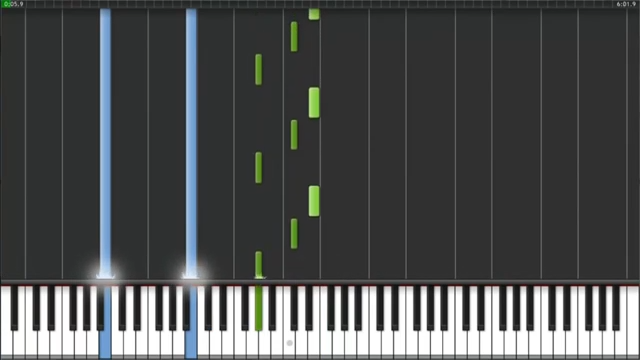
#> input picture src/images/IMG_fully_vertical.png, 640 x 360 px, found by its file name
$ jupyter execute --allow-errors 'brian'"'"'s testing corner.ipynb'   (older library calls are emulated)
#> lines starting #> are read from the running program, lines starting #| are printed output that depends on the picture; after the words box and inside, x2 and y2 are one past the last pixel; in counts of white or black regions, pixels touching at a corner belong together
## Imports

Statistics and image processing

[cell 1]
import cv2
import numpy as np
from matplotlib import pyplot as plt
import statistics
import mahotas
import bisect
import imutils

Constants

[cell 2]
import constant

Video processing tools

[cell 3]
from __future__ import unicode_literals
import youtube_dl
import os            # Folder paths
import sys           # Exit function
import glob          # Folder searching

from moviepy.editor import VideoFileClip  # Video processing - speeding up
import moviepy.video.fx.all as vfx

## Video/image processing functions

[cell 4]
# [42 lines left out: functions displayImage, displayCentroid, not called in this run]

def thresholdImage(grayscale_image, th1 = 90, th2 = 150, thresh_type = cv2.THRESH_BINARY):
    _, threshed_img = cv2.threshold(grayscale_image, th1, th2, thresh_type)
    return threshed_img

Detect keys, given a binarized image.

[cell 5]
# [169 lines left out: functions getConnectedComponents, getKeyStats, displayDetectedKeys, findKeys, getBlurredImage, segmentWhiteNotes and 3 more, not called in this run]

## Other functions

[cell 6]
# [91 lines left out: functions getNextNote, getKeyPressed, not called in this run]

# User-defined classes

[cell 7]
# Note
class Note:
    # Provide an x and y coordinate for the note
    def __init__(self, x, y):
        self.centroid_x = x
        self.centroid_y = y

[cell 8]
class IncorrectNumberOfKeysException(Exception):
    pass

class Keyboard:
    def __init__(self, showAnimations = False):
        self.showAnimations = showAnimations

    def detectKeys(self, image = None):
        self.readKeyboard(image)
        self._detectKeys()

    # [147 lines left out: functions readKeyboard, thresholdKeyboard, getPianoCoordinateRange, _detectKeys, detectBlackKeys, detectWhiteKeys and 2 more, not called in this run]

    def blackNextToBlack(self, currentKey, nextKey):
        return len(currentKey)>2 and len(nextKey)>2

    def getKeyboardImage(self):
        return self.keyboard_images

    def getThresholdedKeyboard(self):
        return self.thresholded_keyboard

    def getKeys(self):
        return self.keys

    def getMedianKeyWidth(self):
        return self.black_key_width, self.white_key_width

    def getKeyboardRange(self):
        return self.top_of_piano, self.bottom_of_piano

    def isKeyboardDetected(self):
        return len(self.black_keys) == 36 and len(self.white_keys) == 52

[cell 9]
class VideoReadException(Exception):
    pass

class VideoDownloader:
    def __init__(self, youtubeURL):
        self.youtubeURL = youtubeURL

    # For downloading YouTube videos
    # [32 lines left out: functions my_hook, clear_previous, downloadYouTube, not called in this run]

# 0. Current working directory

[cell 10]
import os
currwd = os.getcwd()
root = currwd[0:currwd.find('testing')]

# 1. Download a video

First, we download a video.

[cell 11]
url = "https://www.youtube.com/watch?v=gHKcUAMU2Lg"
videoDownloader = VideoDownloader(url)
# videoDownloader.downloadYouTube(path = root + "videos\\video_to_process.%(ext)s")

## 2. Detect keys

Using this video, cycle through the frames and pass that into the Keyboard class until we detect 36 black keys and 52 white keys.

[cell 12]
# Once we have a video downloaded
class VideoProcessor:
    def __init__(self, pathToVideo):
        self.path = pathToVideo

    def calcKeyboardPosition(self):
        keyboard = Keyboard(showAnimations = False)
        vtp = glob.glob(self.path)
        if vtp:
            camera = cv2.VideoCapture(vtp[0])
            frames = camera.get(cv2.CAP_PROP_FRAME_COUNT)

            isKeyboardDetected = False
            frameCounter = 0

            while (not isKeyboardDetected) or (frameCounter < frames):
                camera.set(cv2.CAP_PROP_POS_FRAMES, frameCounter)
                res, frame = camera.read()
                try:
                    keyboard.detectKeys(frame)
                    isKeyboardDetected = keyboard.isKeyboardDetected()
                    break
                except IncorrectNumberOfKeysException as error:
                    frameCounter += round(frames / 500.0) * 500.0

            if (not isKeyboardDetected) or (frameCounter > frames):
                raise IncorrectNumberOfKeysException('The keys could not be read in this video!')
            else:
# [4 lines of commented-out code are left out]
                self.keyboard = keyboard
        else:
            raise VideoReadException('Video could not be read!')


    def getKeyboard(self):
        return self.keyboard

[cell 13]
videoProcessor = VideoProcessor(pathToVideo = root + "videos\\video_to_process*")
#> (the rest of this cell did not finish here and is left out)

# 3. Do it on a video

Assume we have a frame that we are reading in

[cell 14]
path = pathToVideo = root + "videos\\video_to_process*"
vtp = glob.glob(path)
if vtp:
    camera = cv2.VideoCapture(vtp[0])
    frames = camera.get(cv2.CAP_PROP_FRAME_COUNT)

    isKeyboardDetected = False
    frameCounter = 1400

    camera.set(cv2.CAP_PROP_POS_FRAMES, frameCounter)
    res, frame = camera.read()

    plt.imshow(frame)

#> (the rest of this cell did not finish here and is left out)

Crop the image to:
1. Remove the keyboard itself
2. Remove the bloom effect at the bottom of the keys once they hit the keyboard

#> (a cell that did not finish here is left out)

Given a cropped image, we should run connected components

#> (a cell that did not finish here is left out)

# 4.1 Scenario Testing - Notes are FULLY vertical

[cell 17]
#sample piano image from youtube
img_notes = cv2.imread(root + "images\IMG_fully_vertical.png")
#> img_notes is the input picture: shape (360, 640, 3); mean B, G, R 79.9, 79.8, 77.6

#converting to gray
gray_notes = cv2.cvtColor(img_notes, cv2.COLOR_BGR2GRAY)
img_notes_rgb = cv2.cvtColor(img_notes, cv2.COLOR_BGR2RGB)

plt.figure(figsize=(10,10))
plt.imshow(img_notes_rgb)
plt.axis('off')
plt.show()

*y_cord[1]* is the position of the top of the keyboard. We calculated this using **half** the original image, so we need to add this back in.

# I added it back paps =3

[cell 18]
#Cropped
y_cord = [0, 110]
top_keys_index = y_cord[1] + img_notes.shape[0]//2
#> top_keys_index = 290
crop_img_notes = img_notes[20:(int(top_keys_index)-30)] #Crop the top 20 pixels and bottom 30
crop_img_notes_gray = cv2.cvtColor(crop_img_notes, cv2.COLOR_BGR2GRAY)

plt.figure(figsize=(10,10))
# plt.axis('off')
plt.imshow(crop_img_notes)

Identify notes.

[cell 19]
crop_img_notes_gray = cv2.cvtColor(crop_img_notes, cv2.COLOR_BGR2GRAY)
# # k = 3
# # blurred = cv2.GaussianBlur(crop_img_notes_gray, (k,k), 0)

# #Using standard threshold to create contrast between white/black keys
# _, th_notes = cv2.threshold(blurred, 90, 150, cv2.THRESH_BINARY)

# _, th_notes = cv2.threshold(crop_img_notes_gray, 90, 150, cv2.THRESH_BINARY)

plt.figure(figsize=(10,10))
plt.axis('off')
plt.imshow(crop_img_notes_gray, cmap = "gray")
plt.show()

[cell 20]
# [9 lines of commented-out code are left out]

# 4.1a - Iterating on Contours
If we have a rectangle that spans the whole screen - the caps are not detected. We need to create our **own** caps. This method uses Canny-edge detection up front.

[cell 21]
# [28 lines of commented-out code are left out]

For the contours with a width < 90%(?) of our calculated black key width. We extract and figure out what's going on.

[cell 22]
# flat_list = [item for sublist in problem[3] for item in sublist]
# flat_list = [item for sublist in flat_list for item in sublist]
# # flat_list[::2]

[cell 23]
# [9 lines of commented-out code are left out]

[cell 24]
# edged[1,99:110] = 255
# edged[-2, 185:196] = 255

# 4.1a Key Detection

[cell 25]
# [47 lines of commented-out code are left out]

# 4.1b - Can just use connected components

[cell 26]
k = 3
blurred = cv2.GaussianBlur(crop_img_notes_gray, (k,k), 0)

#Using standard threshold to create contrast between white/black keys
_, th_notes = cv2.threshold(blurred, 90, 150, cv2.THRESH_BINARY)
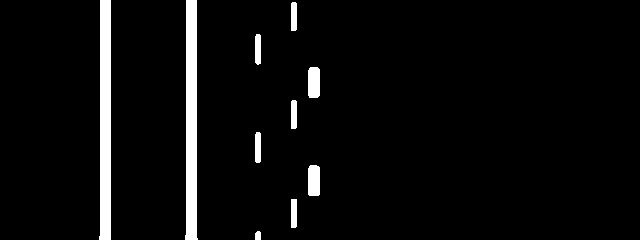
#> th_notes: shape (240, 640); values 0 (black) and 150 (white), 4.5% white; 10 white regions, largest, box (x1, y1, x2, y2) and area: (185, 0, 198, 240) 2647, (99, 0, 111, 240) 2644, (308, 165, 320, 196) 362

plt.figure(figsize=(10,10))
plt.axis('off')
plt.imshow(th_notes, cmap = "gray")
plt.show()

[cell 27]
#####################################################################################
####### using connected component detection algorithm to separate all the black notes
connectivity = 8
output = cv2.connectedComponentsWithStats(th_notes, connectivity, cv2.CV_32S)
num_labels = output[0]
#> num_labels = 11
labels = output[1]
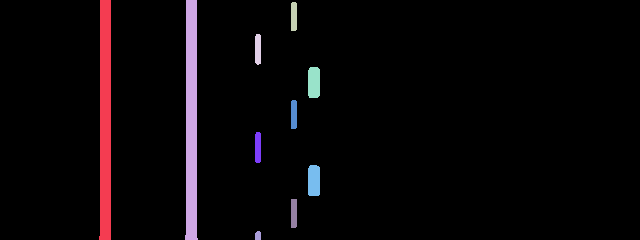
#> labels: shape (240, 640) int32; 11 distinct labels, from 0 to 10; one colour per label, 0 black
stats = output[2]
#> stats = [[0, 0, 640, 240, 146663], [99, 0, 12, 240, 2644], [185, 0, 13, 240, 2647], [291, 2, 6, 29, 171], [255, 34, 6, 31, 178], [308, 67, 12, 31, 360], [291, 100, 6, 29, 171], [255, 132, 6, 31, 181], [308, 165, 12, 31, 362], [291, 199, 6, 29, 173], [255, 231, 6, 9, 50]]
centroids = output[3]
#> centroids = [[326, 119.5], [105, 119.7], [191, 119.8], [293.5, 16.08], [257.5, 48.83], [313.5, 82.08], [293.5, 114.1], [257.5, 147.1], [313.5, 180.2], [293.5, 212.9], [257.6, 235.3]]

final_labels = []
note_list = [] #creating a list of all the relavent notes.


output = img_notes_rgb.copy()
font = cv2.FONT_HERSHEY_SIMPLEX

#For loop only used for displaying
#> (the rest of this cell did not finish here and is left out)

# 4.2 Scenario Testing - Notes are VERY close

[cell 28]
# [10 lines of commented-out code are left out]

[cell 29]
# [6 lines of commented-out code are left out]

We only need to use connected components.

[cell 30]
# [9 lines of commented-out code are left out]

[cell 31]
# [43 lines of commented-out code are left out]

# 4.3 Scenario Testing - Notes ARE connected

[cell 32]
#sample piano image from youtube
img_notes = cv2.imread(root + "images\IMG_connected_white_black.png")
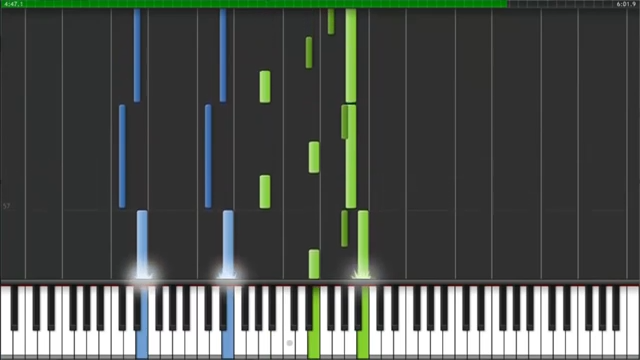
#> input picture src/images/IMG_connected_white_black.png, 640 x 360 px, found by its file name
#> img_notes is the input picture: shape (360, 640, 3); mean B, G, R 77.6, 81.5, 77

#converting to gray
gray_notes = cv2.cvtColor(img_notes, cv2.COLOR_BGR2GRAY)
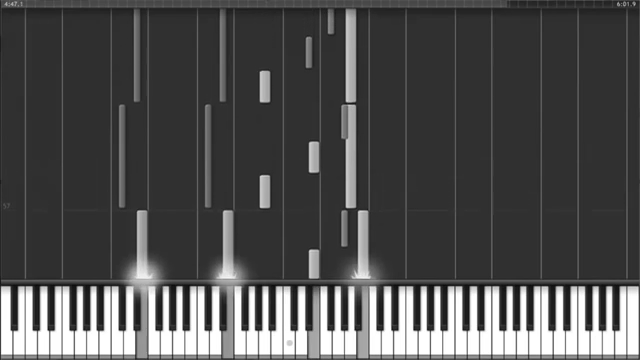
#> gray_notes: shape (360, 640); min 10, max 255, mean 79.7
img_notes_rgb = cv2.cvtColor(img_notes, cv2.COLOR_BGR2RGB)

plt.figure(figsize=(10,10))
plt.imshow(img_notes_rgb)
plt.axis('off')
plt.show()

[cell 33]
#Cropped
top_keys_index = y_cord[1] + img_notes.shape[0]//2
crop_img_notes = img_notes[20:(int(top_keys_index)-30)] #Crop the top 20 pixels and bottom 30
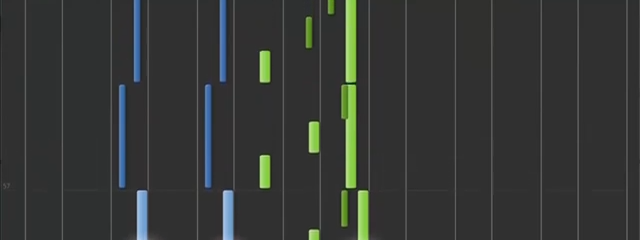
#> crop_img_notes: shape (240, 640, 3); mean B, G, R 53.3, 55.3, 52.5
crop_img_notes_gray = cv2.cvtColor(crop_img_notes, cv2.COLOR_BGR2GRAY)
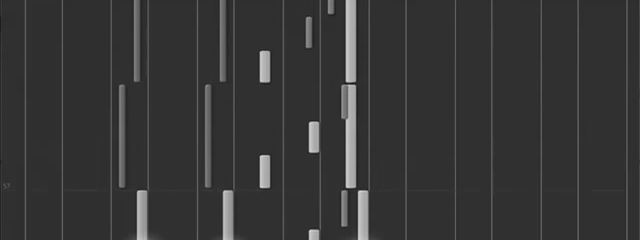
#> crop_img_notes_gray: shape (240, 640); min 22, max 214, mean 54.2

plt.figure(figsize=(10,10))
plt.axis('off')
plt.imshow(crop_img_notes)

[cell 34]
k = 3
blurred = cv2.GaussianBlur(crop_img_notes_gray, (k,k), 0)

#Using standard threshold to create contrast between white/black keys
_, th_notes = cv2.threshold(blurred, 90, 150, cv2.THRESH_BINARY)
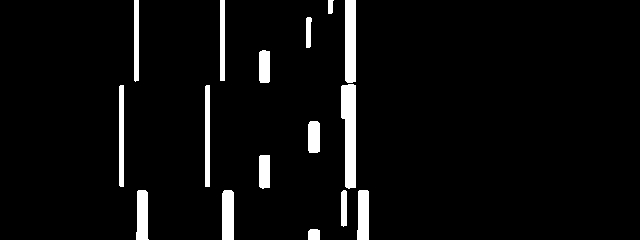
#> th_notes: shape (240, 640); values 0 (black) and 150 (white), 4.8% white; 16 white regions, largest, box (x1, y1, x2, y2) and area: (341, 84, 356, 189) 1274, (345, 0, 356, 83) 907, (222, 190, 234, 240) 593

plt.figure(figsize=(10,10))
plt.axis('off')
plt.imshow(th_notes, cmap = "gray")
plt.show()

# 4.3a - Use Connected Components
Then figure out if any region has a component that is much larger than the white note width.

If yes, apply a mask on this and then use Canny-edge detection.

[cell 35]
#####################################################################################
####### using connected component detection algorithm to separate all the black notes
connectivity = 8
output = cv2.connectedComponentsWithStats(th_notes, connectivity, cv2.CV_32S)
num_labels = output[0]
#> num_labels = 17
labels = output[1]
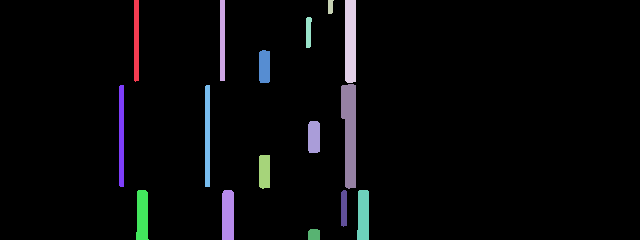
#> labels: shape (240, 640) int32; 17 distinct labels, from 0 to 16; one colour per label, 0 black
stats = output[2]
#> stats = 17 rows, first 6: [0, 0, 640, 240, 146230], [134, 0, 5, 82, 406], [220, 0, 5, 81, 405], [328, 0, 6, 14, 70], [345, 0, 11, 83, 907], [306, 17, 6, 31, 157]
centroids = output[3]
#> centroids = 17 rows, first 8: [322.1, 119], [136, 40.1], [222, 40], [330, 6.31], [350, 40.73], [308.1, 31.68], [264, 66.23], [121, 135.5]

[cell 36]
# num_labels

[cell 37]
# labels

[cell 38]
# stats

[cell 39]
# centroids

#> (a cell that did not finish here is left out)

[cell 41]
# componentMask

[cell 42]
threshMask = cv2.bitwise_and(crop_img_notes_gray, crop_img_notes_gray, mask = componentMask)
plt.figure(figsize=(10,10))
plt.axis('off')
plt.imshow(threshMask, cmap = "gray")

# 4.3b Histogram
Use a Histogram to compute the dominant non-black (i.e. not the background) colour. Use ~90% of this to threshold the image.

[cell 43]
#Histogram
#cv2.calcHist(images,channels,mask,histSize,ranges)
bin_scaler = 4

hist = cv2.calcHist([threshMask], [0], None, [int(256/4)], [1, 256])
#> hist = 64 values, max 2258 at index 11, min 0 at index 0, mean 41.31
    #Grayscale has one channel so we use [0]
    #No mask,
    #We'll use 256 bins (i.e. count each and every - no binning)
    #Possible values range from 0 to 256

plt.title("Grayscale Histogram")
plt.xlabel("Bins")
plt.ylabel("# of Pixels")
plt.plot(hist)
# plt.xlim([0, 256])
# plt.figure(figsize=(20,10))
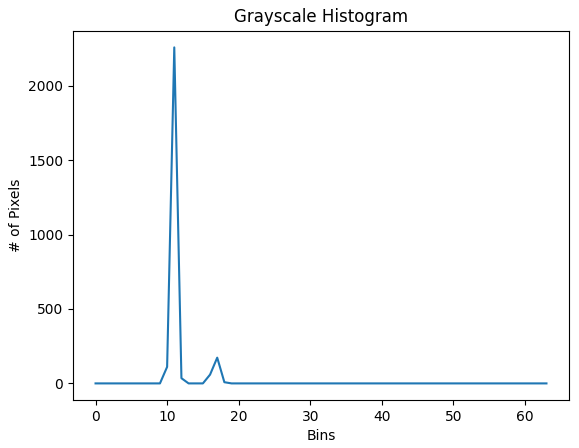
#> figure drawn by matplotlib, 1 panel; curve peaks at x = 11, y = 2258

# Colour thresholding

[cell 44]
T = hist.argmax() * bin_scaler * .9
#> T = 39.6
th2 = threshMask.copy()
th2[th2>T] = 255
th2[th2<T] = 0

plt.figure(figsize=(10,10))
plt.axis('off')
plt.imshow(th2, cmap = "gray")

# Detect the first set of keys (white)

[cell 45]
#####################################################################################
####### using connected component detection algorithm to separate all the black notes
connectivity = 8
output = cv2.connectedComponentsWithStats(th2, connectivity, cv2.CV_32S)
num_labels = output[0]
#> num_labels = 2
labels = output[1]
#> labels: shape (240, 640) int32; values 0 (black) and 1 (white), 1.7% white; 1 white region, box (x1, y1, x2, y2) and area: (99, 0, 111, 240) 2644
stats = output[2]
#> stats = [[0, 0, 640, 240, 150956], [99, 0, 12, 240, 2644]]
centroids = output[3]
#> centroids = [[323.3, 119.5], [105, 119.7]]

final_labels = []
note_list = [] #creating a list of all the relavent notes.


output = img_notes_rgb.copy()
font = cv2.FONT_HERSHEY_SIMPLEX

#For loop only used for displaying
#> (the rest of this cell did not finish here and is left out)

# Now the second set of keys (black)

[cell 46]
tst = threshMask.copy()
tst[tst>T] = 0
#> tst: shape (240, 640); every value is 0

plt.imshow(tst, cmap = "gray")

[cell 47]
k = 3
blurred = cv2.GaussianBlur(tst, (k,k), 0)

#Using standard threshold to create contrast between white/black keys
_, th_notes = cv2.threshold(blurred, 90, 150, cv2.THRESH_BINARY)

plt.figure(figsize=(10,10))
plt.axis('off')
plt.imshow(th_notes, cmap = "gray")
plt.show()

[cell 48]
#####################################################################################
####### using connected component detection algorithm to separate all the black notes
connectivity = 8
output = cv2.connectedComponentsWithStats(th_notes, connectivity, cv2.CV_32S)
num_labels = output[0]
#> num_labels = 1
labels = output[1]
#> labels: shape (240, 640) int32; every value is 0
stats = output[2]
#> stats = [[0, 0, 640, 240, 153600]]
centroids = output[3]
#> centroids = [[319.5, 119.5]]

final_labels = []
note_list = [] #creating a list of all the relavent notes.


output = img_notes_rgb.copy()
font = cv2.FONT_HERSHEY_SIMPLEX

#For loop only used for displaying
for i in range(1, num_labels):
    x = stats[i, cv2.CC_STAT_LEFT]
    y = stats[i, cv2.CC_STAT_TOP] + 20 # We cropped out the first 20 pixels
    w = stats[i, cv2.CC_STAT_WIDTH]
    h = stats[i, cv2.CC_STAT_HEIGHT]
    area = stats[i, cv2.CC_STAT_AREA]
    (cX, cY) = centroids[i]
    cY = cY + 20 # We cropped out the first 20 pixels
    if (20 < area < np.inf): #filtering out relavent detections (the ones big enough to be black keys)
        final_labels.append(i)
        cv2.rectangle(output, (x,y), (x+w, y+h), (255,0,0),1)
        dist_to_edge = h/2 #getting the distance from centroid to bottom edge for better detection later on
        cv2.circle(output, (int(cX), int(cY+dist_to_edge)), 1, (0,122,255), 3)
        componentMask = (labels == i).astype("uint8") * 255

        note = Note(cX, cY+dist_to_edge) #creating note object and adding to list
        note_list.append(note)

        note_played, _ = getKeyPressed(full_key_list, note.centroid_x)
        cv2.putText(output, note_played, (int(note.centroid_x), int(note.centroid_y)), font, 0.5, (0,255,0), 1)
#> after the loop, final_labels = []; note_list = []


plt.figure(figsize=(10,10))
plt.axis('off')
plt.imshow(output)
plt.show()

# 5. Putting it Together
First, utilize ConnectedComponents to determine our keys. If the width of a connect component is ~10% greater than the defined median width of a white key, we assume that these keys needs to be split.

The only possibly connection would be a black key and a white key because black-black will never be fully connected nor will white-white. Thus, we can utilize thresholds to segment each connected key.

With this, we remove the original connected components and then append the new separated keys.

[cell 49]
#sample piano image from youtube
img_notes = cv2.imread(root + "images/IMG_connected_white_black.png")

#converting to gray
gray_notes = cv2.cvtColor(img_notes, cv2.COLOR_BGR2GRAY)
img_notes_rgb = cv2.cvtColor(img_notes, cv2.COLOR_BGR2RGB)

plt.figure(figsize=(10,10))
plt.imshow(img_notes_rgb)
plt.axis('off')
plt.show()

[cell 50]
#Cropped
top_keys_index = y_cord[1] + img_notes.shape[0]//2
crop_img_notes = img_notes[20:(int(top_keys_index)-30)] #Crop the top 20 pixels and bottom 30
crop_img_notes_gray = cv2.cvtColor(crop_img_notes, cv2.COLOR_BGR2GRAY)

plt.figure(figsize=(10,10))
plt.axis('off')
plt.imshow(crop_img_notes)

[cell 51]
k = 3
blurred = cv2.GaussianBlur(crop_img_notes_gray, (k,k), 0)

#Using standard threshold to create contrast between white/black keys
_, th_notes = cv2.threshold(blurred, 90, 150, cv2.THRESH_BINARY)

plt.figure(figsize=(10,10))
plt.imshow(th_notes, cmap = "gray")
plt.show()

[cell 52]
#We have a thresholded image for use to use ConnectedComponents on

#####################################################################################
####### using connected component detection algorithm to separate all the black notes
connectivity = 8
output = cv2.connectedComponentsWithStats(th_notes, connectivity, cv2.CV_32S)
num_labels = output[0]
#> num_labels = 17
labels = output[1]
stats = output[2]
#> stats = 17 rows, first 6: [0, 0, 640, 240, 146230], [134, 0, 5, 82, 406], [220, 0, 5, 81, 405], [328, 0, 6, 14, 70], [345, 0, 11, 83, 907], [306, 17, 6, 31, 157]
centroids = output[3]
#> centroids = 17 rows, first 8: [322.1, 119], [136, 40.1], [222, 40], [330, 6.31], [350, 40.73], [308.1, 31.68], [264, 66.23], [121, 135.5]

indices_to_pop = []


output_img = img_notes_rgb.copy()
font = cv2.FONT_HERSHEY_SIMPLEX
#> font = 0

note_list = []

i=1
#Loop through all the connected components
#> (the rest of this cell did not finish here and is left out)

# 6. Do it on a video

[cell 53]
camera = cv2.VideoCapture(root + 'videos/video_to_process.mp4')

frames = camera.get(cv2.CAP_PROP_FRAME_COUNT)
#> frames = 427
fps = camera.get(cv2.CAP_PROP_FPS)
#> fps = 30
seconds_per_frame = fps/frames
#> seconds_per_frame = 0.0703
counter = 0

notes_pressed = []

keys_timed = []
#> (the rest of this cell did not finish here and is left out)
